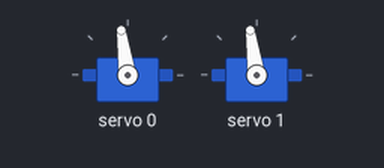
Recording of a sketch running on a simulated Arduino Uno, built with avr-gcc and run on an emulated ATmega328P. On the bench: 2 × servo. Random numbers use the default seed unless the sketch sets one; what the sketch prints to the serial monitor is not drawn.

Above: at 0.16 s.
At 9.41 s:
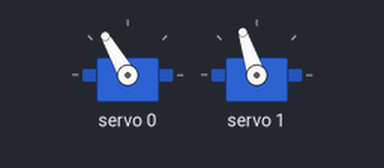
At 18.67 s:
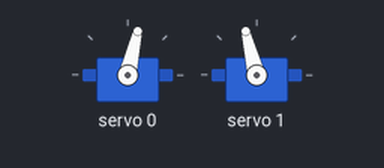
At 37.76 s:
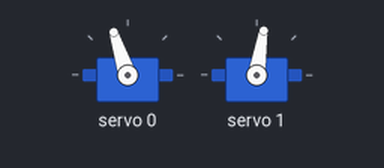
Timing chart, 0 to 40.0 s (numbered marks = the images above):
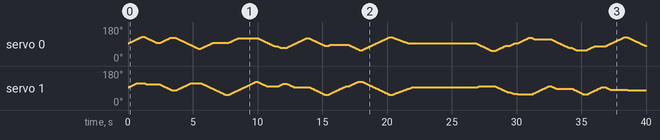

The sketch:

hangmanhallow.ino
```cpp
/*********************************************************************
  Animatronic “Spine” – Random X/Y motion with smooth transitions
  Parts used
    • Adafruit RP2040 Scorpio Feather V2
    • Adafruit 8‑Channel PWM Feather wing (PCA9685)
    • 2× MG996R 55 g Digital RC Servo (metal‑gear, 50 Hz)
  Author:  EgrarID
  Date:    10-29-25
*********************************************************************/

#include <Wire.h>
#include <Adafruit_PWMServoDriver.h>

/* -------------------------------------------------------------
   1.  Create a PWM/Servo driver object
   ------------------------------------------------------------- */
Adafruit_PWMServoDriver pwm = Adafruit_PWMServoDriver();   // default address 0x40

/* -------------------------------------------------------------
   2.  PCA9685 channel assignments
   ------------------------------------------------------------- */
const uint8_t SERVO_X = 0;   // channel 0  – X‑axis (forward/backward)
const uint8_t SERVO_Y = 1;   // channel 1  – Y‑axis (side‑to‑side)

/* -------------------------------------------------------------
   3.  Servo pulse‑width limits for MG996R
   ------------------------------------------------------------- */
/* 50 Hz → 20 ms period, 4096 ticks → 4.88 µs per tick
   1 ms pulse  → 205 ticks  (≈ 1 ms)
   1.5 ms pulse → 308 ticks  (≈ 1.5 ms)
   2 ms pulse  → 410 ticks  (≈ 2 ms)
*/
const uint16_t MIN_PULSE = 205;   // 1 ms  – 0°
const uint16_t MAX_PULSE = 410;   // 2 ms  – 180°

/* -------------------------------------------------------------
   4.  Current target angles (start at neutral 90°)
   ------------------------------------------------------------- */
int currentAngleX = 90;
int currentAngleY = 90;

/* -------------------------------------------------------------
   5.  Helper – convert angle (0…180) to pulse width (ticks)
   ------------------------------------------------------------- */
uint16_t angleToPulse(int angle) {
  /* linear mapping: 0° → MIN_PULSE, 180° → MAX_PULSE */
  return map(angle, 0, 180, MIN_PULSE, MAX_PULSE);
}

/* -------------------------------------------------------------
   6.  Smoothly move a single servo from its current angle
       to a new target angle.  Returns the new angle.
   ------------------------------------------------------------- */
void smoothMove(uint8_t pin, int targetAngle, unsigned int stepDelay = 15) {
  int step = (targetAngle > currentAngleX || targetAngle > currentAngleY) ? 1 : -1;
  for (int a = currentAngleX; a != targetAngle; a += step) {
    uint16_t pulse = angleToPulse(a);
    pwm.setPin(pin, pulse);          // Adafruit‑PWM‑Servo‑Driver‑Library syntax
    delay(stepDelay);                // ~15 ms gives ~2–3 Hz slew
  }
  /* Update the global current angle after the loop */
  if (pin == SERVO_X) currentAngleX = targetAngle;
  if (pin == SERVO_Y) currentAngleY = targetAngle;
}

/* -------------------------------------------------------------
   7.  Move both servos simultaneously toward new angles.
       This function steps both servos together for smooth
       transitions.  It does not block for the entire motion
       – it only steps until both reach their targets.
   ------------------------------------------------------------- */
void moveBothSimultaneously(int targetX, int targetY, unsigned int stepDelay = 15) {
  int angleX = currentAngleX;
  int angleY = currentAngleY;
  while (angleX != targetX || angleY != targetY) {
    if (angleX < targetX) angleX++;
    else if (angleX > targetX) angleX--;

    if (angleY < targetY) angleY++;
    else if (angleY > targetY) angleY--;

    uint16_t pulseX = angleToPulse(angleX);
    uint16_t pulseY = angleToPulse(angleY);

    pwm.setPin(SERVO_X, pulseX);
    pwm.setPin(SERVO_Y, pulseY);

    delay(stepDelay);
  }
  currentAngleX = targetX;
  currentAngleY = targetY;
}

/* -------------------------------------------------------------
   8.  Setup – initialise I²C, PWM driver, and servo frequency
   ------------------------------------------------------------- */
void setup() {
  Serial.begin(115200);
  while (!Serial) ;           // wait for serial (useful on some boards)

  pwm.begin();                 // initialise PCA9685
  pwm.setPWMFreq(50);           // 50 Hz for standard RC servos
  Serial.println(F("PWM‑Servo‑Driver initialised – 50 Hz"));
}

/* -------------------------------------------------------------
   9.  Main loop – random spine motion for 20 s, return to 90°,
       pause 5 s, repeat
   ------------------------------------------------------------- */
void loop() {
  unsigned long startTime = millis();
  while (millis() - startTime < 20000) {   // 20 s of random motion
    /* Random target angles in the safe 0–180° range */
    int targetX = random(0, 181);
    int targetY = random(0, 181);

    /* Move both servos at the same time to the new targets */
    moveBothSimultaneously(targetX, targetY, 15);

    /* Small pause before the next random move (optional) */
    delay(200);
  }

  /* Return to neutral (90°) smoothly */
  moveBothSimultaneously(90, 90, 20);

  /* 5 second pause before next cycle */
  delay(5000);
}
```
